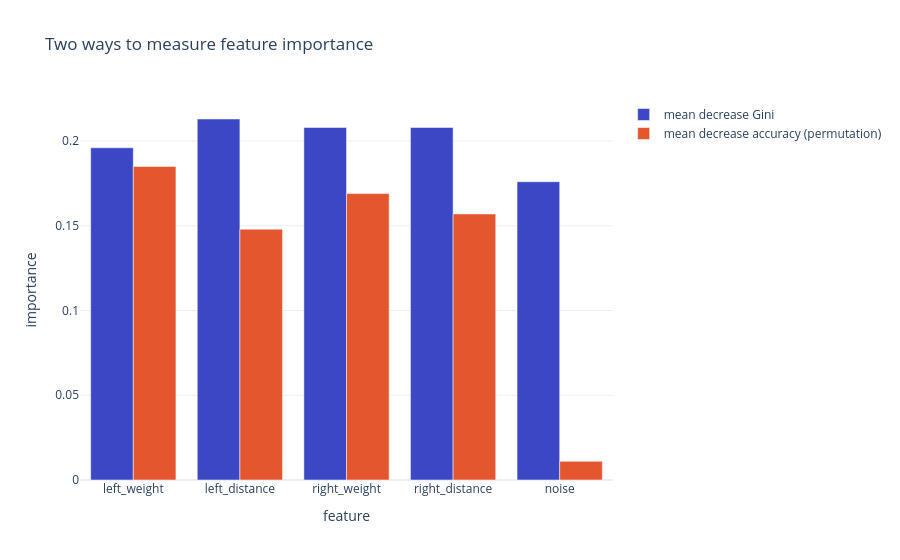

This figure's notebook cell:
### Code cell
fig = go.Figure([go.Bar(x=importances.index, y=importances[col], name=col) for col in importances.columns])
fig.update_layout(title="Two ways to measure feature importance", xaxis_title="feature",
                  yaxis_title="importance", barmode="group")
fig.show()

### Figure 1 — Plotly figure (JSON) as saved in the notebook; plotly's stock layout.template omitted (floating-point values rounded to 4 significant figures)
{"data": [{"name": "mean decrease Gini", "type": "bar", "x": ["left_weight", "left_distance", "right_weight", "right_distance", "noise"], "y": [0.196, 0.213, 0.208, 0.208, 0.176]}, {"name": "mean decrease accuracy (permutation)", "type": "bar", "x": ["left_weight", "left_distance", "right_weight", "right_distance", "noise"], "y": [0.185, 0.148, 0.169, 0.157, 0.011]}], "layout": {"barmode": "group", "title": {"text": "Two ways to measure feature importance"}, "xaxis": {"title": {"text": "feature"}}, "yaxis": {"title": {"text": "importance"}}}}
